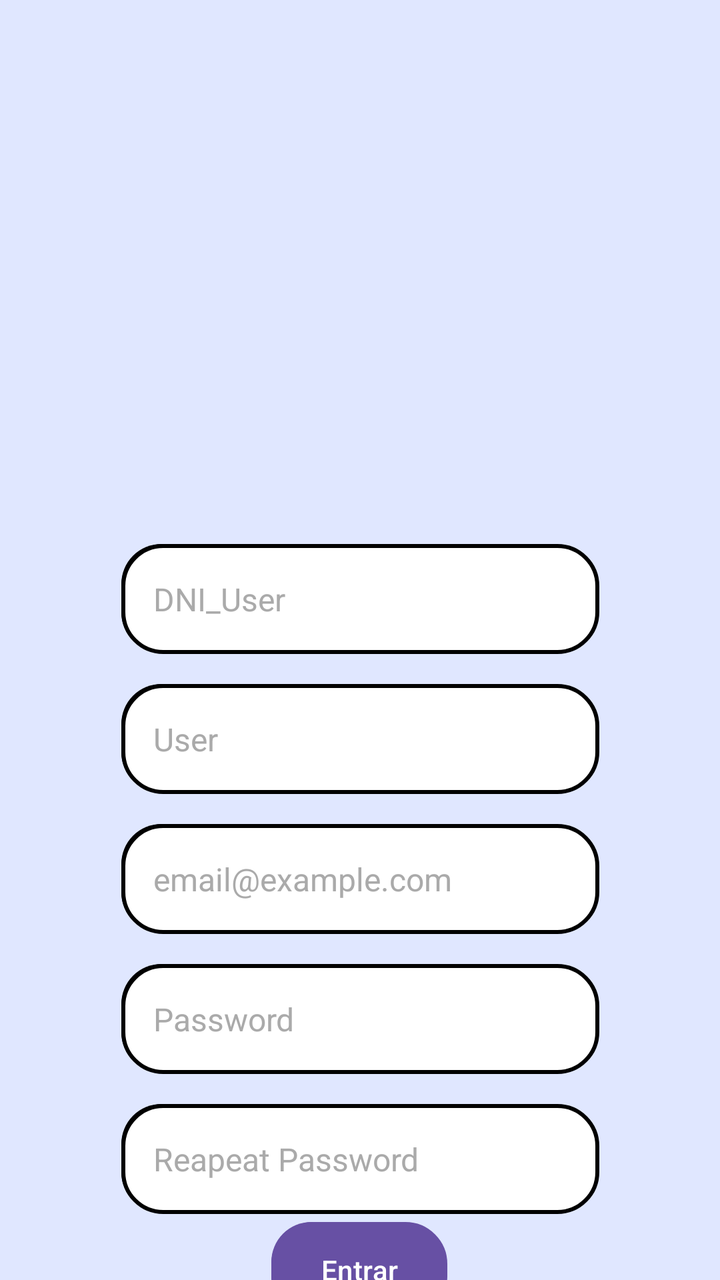
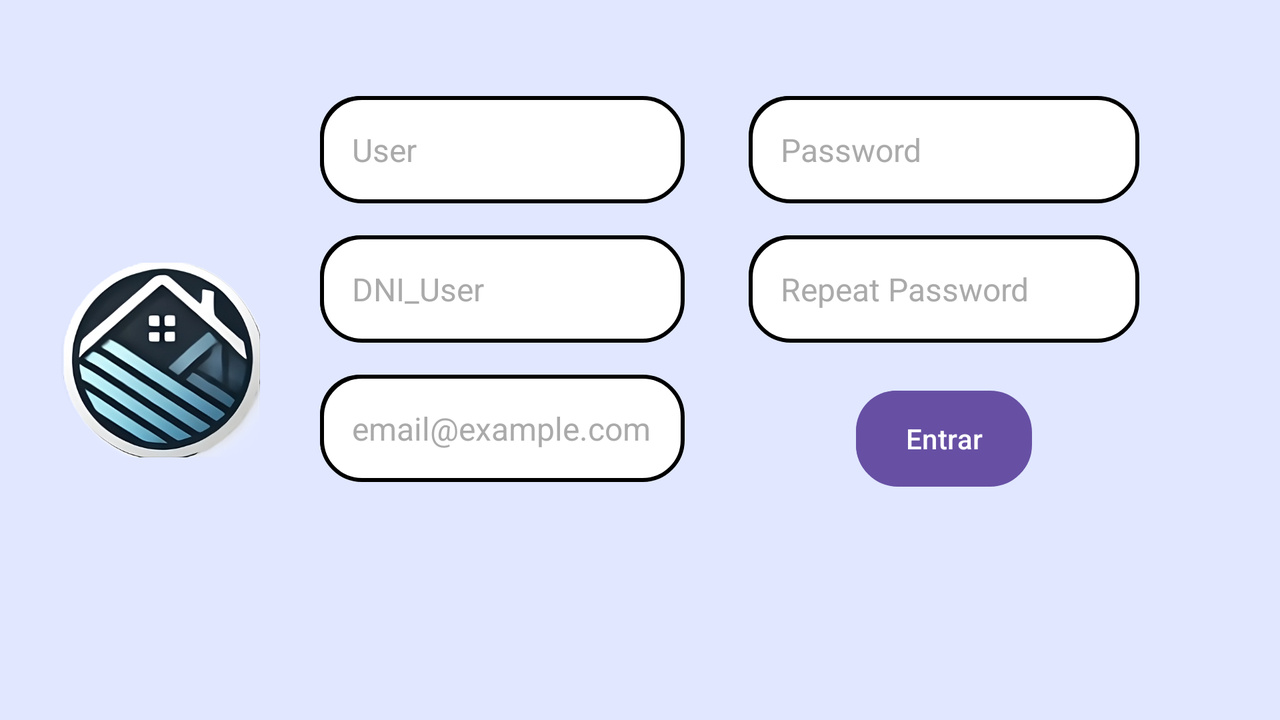

An Android layout and its configuration variant, each rendered on a device that would load it. The default file and the variant file are quoted in full after the pictures.
<!-- AndroidManifest.xml: application theme Theme.PFCPabloBelmonteBotella -->
<!-- res/layout/pantalla_registro.xml -->
<?xml version="1.0" encoding="utf-8"?>
<androidx.constraintlayout.widget.ConstraintLayout xmlns:android="http://schemas.android.com/apk/res/android"
    xmlns:tools="http://schemas.android.com/tools"
    xmlns:app="http://schemas.android.com/apk/res-auto"
    android:id="@+id/pantallaRegistro"
    android:layout_width="match_parent"
    android:background="@color/fondoPantalla"
    android:layout_height="match_parent">

    
    <ImageView
        android:id="@+id/backgroundImage"
        android:layout_width="match_parent"
        android:layout_height="match_parent"
        android:scaleType="centerCrop"
        android:src="@drawable/ic_fondo_principal"
        android:contentDescription="@null" />

    
    <androidx.constraintlayout.widget.Guideline
        android:id="@+id/guideline_top"
        android:layout_width="wrap_content"
        android:layout_height="wrap_content"
        android:orientation="horizontal"
        app:layout_constraintGuide_percent="@dimen/guideline_top_percent" />

    
    <androidx.constraintlayout.widget.Guideline
        android:id="@+id/guideline_bottom"
        android:layout_width="wrap_content"
        android:layout_height="wrap_content"
        android:orientation="horizontal"
        app:layout_constraintGuide_percent="@dimen/guideline_bottom_percent" />

    

    

    <EditText
        android:id="@+id/DNI_User"
        android:layout_width="239dp"
        android:layout_height="55dp"
        android:layout_marginHorizontal="16dp"
        android:layout_marginTop="272dp"
        android:background="@drawable/edittext_background"
        android:drawablePadding="8dp"
        android:hint="DNI_User"
        android:inputType="textEmailAddress"
        android:padding="16dp"
        android:textColorHint="@android:color/darker_gray"
        android:textSize="16sp"
        app:layout_constraintEnd_toEndOf="parent"
        app:layout_constraintStart_toStartOf="parent"
        app:layout_constraintTop_toTopOf="@+id/backgroundImage" />

    <EditText
        android:id="@+id/RegisterTextUsuario"
        android:layout_width="239dp"
        android:layout_height="55dp"
        android:layout_marginHorizontal="16dp"
        android:layout_marginTop="15dp"
        android:background="@drawable/edittext_background"
        android:drawablePadding="8dp"
        android:hint="User"
        android:inputType="textEmailAddress"
        android:padding="16dp"
        android:textColorHint="@android:color/darker_gray"
        android:textSize="16sp"
        app:layout_constraintEnd_toEndOf="parent"
        app:layout_constraintStart_toStartOf="parent"
        app:layout_constraintTop_toBottomOf="@id/DNI_User" />

    <EditText
        android:id="@+id/RegisterTextEmail"
        android:layout_width="239dp"
        android:layout_height="55dp"
        android:layout_marginHorizontal="16dp"
        android:layout_marginTop="15dp"
        android:background="@drawable/edittext_background"
        android:drawablePadding="8dp"
        android:hint="email@example.com"
        android:inputType="textEmailAddress"
        android:padding="16dp"
        android:textColorHint="@android:color/darker_gray"
        android:textSize="16sp"
        app:layout_constraintEnd_toEndOf="parent"
        app:layout_constraintStart_toStartOf="parent"
        app:layout_constraintTop_toBottomOf="@+id/RegisterTextUsuario" />



    <EditText
        android:id="@+id/RegisterPass"
        android:layout_width="239dp"
        android:layout_height="55dp"
        android:layout_marginHorizontal="16dp"
        android:layout_marginTop="15dp"
        android:background="@drawable/edittext_background"
        android:drawablePadding="8dp"
        android:hint="Password"
        android:inputType="textPassword"
        android:padding="16dp"
        android:textColorHint="@android:color/darker_gray"
        android:textSize="16sp"
        app:layout_constraintEnd_toEndOf="parent"
        app:layout_constraintStart_toStartOf="parent"
        app:layout_constraintTop_toBottomOf="@+id/RegisterTextEmail" />


    <EditText
        android:id="@+id/ReapeatRegisterPass"
        android:layout_width="239dp"
        android:layout_height="55dp"
        android:layout_marginHorizontal="16dp"
        android:layout_marginTop="15dp"
        android:background="@drawable/edittext_background"
        android:drawablePadding="8dp"
        android:hint="Reapeat Password"
        android:inputType="textPassword"
        android:padding="16dp"
        android:textColorHint="@android:color/darker_gray"
        android:textSize="16sp"
        app:layout_constraintEnd_toEndOf="parent"
        app:layout_constraintStart_toStartOf="parent"
        app:layout_constraintTop_toBottomOf="@+id/RegisterPass" />


    <Button
        android:id="@+id/btn_Registrar"
        android:layout_width="wrap_content"
        android:layout_height="wrap_content"
        android:layout_marginHorizontal="16dp"
        android:layout_marginTop="4dp"
        android:background="@drawable/edittext_background"
        android:elevation="6dp"
        android:text="Entrar"
        android:textColor="@color/white"
        app:layout_constraintEnd_toEndOf="parent"
        app:layout_constraintHorizontal_bias="0.498"
        app:layout_constraintStart_toStartOf="parent"
        app:layout_constraintTop_toBottomOf="@id/ReapeatRegisterPass" />


</androidx.constraintlayout.widget.ConstraintLayout>
<!-- resources referenced by this layout -->
<resources>
  <color name="fondoPantalla">#E0E7FF</color>
  <color name="white">#FFFFFFFF</color>
  <dimen name="guideline_bottom_percent">0.80</dimen>
  <dimen name="guideline_top_percent">0.1</dimen>
  <!-- drawable edittext_background (drawable) -->
  <?xml version="1.0" encoding="utf-8"?>
  <layer-list xmlns:android="http://schemas.android.com/apk/res/android">
  
      
      <item
          android:left="0dp"
          android:right="10dp"
          android:top="0dp"
          android:bottom="1dp">
          <shape android:shape="rectangle">
              <solid android:color="@color/black"/> 
              <corners android:radius="20dp"/> 
          </shape>
      </item>
  
      
      <item>
          <shape android:shape="rectangle">
              <solid android:color="@android:color/white"/>
              <corners android:radius="20dp"/>
              <stroke android:width="2dp" android:color="@android:color/black"/>
          </shape>
      </item>
  
  </layer-list>
  <!-- from res/values-v23/ -->
  <style name="Theme.PFCPabloBelmonteBotella" parent="Base.Theme.PFCPabloBelmonteBotella">
          
          <item name="android:navigationBarColor">@android:color/transparent</item>
          <item name="android:statusBarColor">@android:color/transparent</item>
          <item name="android:windowLightStatusBar">?attr/isLightTheme</item>
      </style>
  <color name="black">#FF000000</color>
  <style name="Base.Theme.PFCPabloBelmonteBotella" parent="Theme.Material3.DayNight.NoActionBar">
          
          
      </style>
</resources>
<!-- res/layout-land/pantalla_registro.xml (the repository's variant of the layout above) -->
<!-- drawn on the phone turned sideways -->
<?xml version="1.0" encoding="utf-8"?>
<androidx.constraintlayout.widget.ConstraintLayout
    xmlns:android="http://schemas.android.com/apk/res/android"
    xmlns:app="http://schemas.android.com/apk/res-auto"
    xmlns:tools="http://schemas.android.com/tools"
    android:id="@+id/pantallaRegistro"
    android:layout_width="match_parent"
    android:layout_height="match_parent"
    android:background="@color/fondoPantalla"
    tools:context=".ui.RegistroActivity">

    
    <ImageView
        android:id="@+id/backgroundImage"
        android:layout_width="match_parent"
        android:layout_height="match_parent"
        android:scaleType="centerCrop"
        android:src="@drawable/ic_fondo_principal"
        android:contentDescription="@null" />

    
    <androidx.constraintlayout.widget.Guideline
        android:id="@+id/guideline_25"
        android:layout_width="wrap_content"
        android:layout_height="wrap_content"
        android:orientation="vertical"
        app:layout_constraintGuide_percent="0.25" />

    <androidx.constraintlayout.widget.Guideline
        android:id="@+id/guideline_50"
        android:layout_width="wrap_content"
        android:layout_height="wrap_content"
        android:orientation="vertical"
        app:layout_constraintGuide_percent="0.56" />

    <androidx.constraintlayout.widget.Guideline
        android:id="@+id/guideline_82"
        android:layout_width="wrap_content"
        android:layout_height="wrap_content"
        android:orientation="vertical"
        app:layout_constraintGuide_percent="0.89" />

    
    <ImageView
        android:id="@+id/logo"
        android:layout_width="100dp"
        android:layout_height="100dp"
        android:src="@drawable/logo"
        app:layout_constraintStart_toStartOf="parent"
        app:layout_constraintEnd_toStartOf="@+id/guideline_25"
        app:layout_constraintTop_toTopOf="parent"
        app:layout_constraintBottom_toBottomOf="parent"
        app:layout_constraintHorizontal_bias="0.5"
        app:layout_constraintVertical_bias="0.5" />

    
    <EditText
        android:id="@+id/RegisterTextUsuario"
        android:layout_width="0dp"
        android:layout_height="wrap_content"
        android:hint="User"
        android:background="@drawable/edittext_background"
        android:padding="16dp"
        android:textSize="16sp"
        android:textColorHint="@android:color/darker_gray"
        android:drawablePadding="8dp"
        app:layout_constraintStart_toStartOf="@+id/guideline_25"
        app:layout_constraintEnd_toStartOf="@+id/guideline_50"
        app:layout_constraintTop_toTopOf="parent"
        android:layout_marginTop="48dp"
        android:layout_marginEnd="16dp" />

    
    <EditText
        android:id="@+id/DNI_User"
        android:layout_width="0dp"
        android:layout_height="wrap_content"
        android:hint="DNI_User"
        android:textColorHint="@android:color/darker_gray"
        android:background="@drawable/edittext_background"
        android:padding="16dp"
        android:textSize="16sp"
        android:drawablePadding="8dp"
        app:layout_constraintTop_toBottomOf="@id/RegisterTextUsuario"
        app:layout_constraintStart_toStartOf="@+id/guideline_25"
        app:layout_constraintEnd_toStartOf="@+id/guideline_50"
        android:layout_marginTop="16dp"
        android:layout_marginEnd="16dp" />

    
    <EditText
        android:id="@+id/RegisterTextEmail"
        android:layout_width="0dp"
        android:layout_height="wrap_content"
        android:hint="email@example.com"
        android:textColorHint="@android:color/darker_gray"
        android:background="@drawable/edittext_background"
        android:padding="16dp"
        android:textSize="16sp"
        android:drawablePadding="8dp"
        app:layout_constraintTop_toBottomOf="@id/DNI_User"
        app:layout_constraintStart_toStartOf="@+id/guideline_25"
        app:layout_constraintEnd_toStartOf="@+id/guideline_50"
        android:layout_marginTop="16dp"
        android:layout_marginEnd="16dp" />

    
    <EditText
        android:id="@+id/RegisterPass"
        android:layout_width="0dp"
        android:layout_height="wrap_content"
        android:hint="Password"
        android:textColorHint="@android:color/darker_gray"
        android:inputType="textPassword"
        android:background="@drawable/edittext_background"
        android:padding="16dp"
        android:textSize="16sp"
        android:drawablePadding="8dp"
        app:layout_constraintStart_toStartOf="@+id/guideline_50"
        app:layout_constraintEnd_toStartOf="@+id/guideline_82"
        app:layout_constraintTop_toTopOf="parent"
        android:layout_marginTop="48dp"
        android:layout_marginStart="16dp" />

    
    <EditText
        android:id="@+id/ReapeatRegisterPass"
        android:layout_width="0dp"
        android:layout_height="wrap_content"
        android:hint="Repeat Password"
        android:textColorHint="@android:color/darker_gray"
        android:inputType="textPassword"
        android:background="@drawable/edittext_background"
        android:padding="16dp"
        android:textSize="16sp"
        android:drawablePadding="8dp"
        app:layout_constraintTop_toBottomOf="@id/RegisterPass"
        app:layout_constraintStart_toStartOf="@+id/guideline_50"
        app:layout_constraintEnd_toStartOf="@+id/guideline_82"
        android:layout_marginTop="16dp"
        android:layout_marginStart="16dp" />

    
    <Button
        android:id="@+id/btn_Registrar"
        android:layout_width="wrap_content"
        android:layout_height="wrap_content"
        android:text="Entrar"
        android:background="@drawable/edittext_background"
        android:textColor="@color/white"
        android:elevation="6dp"
        app:layout_constraintTop_toBottomOf="@id/ReapeatRegisterPass"
        app:layout_constraintStart_toStartOf="@+id/guideline_50"
        app:layout_constraintEnd_toStartOf="@+id/guideline_82"
        android:layout_marginTop="24dp"
        android:layout_marginStart="16dp"
        app:layout_constraintHorizontal_bias="0.5" />

</androidx.constraintlayout.widget.ConstraintLayout>
<!-- resources referenced by the variant -->
<!-- as the phone turned sideways resolves them -->
<resources>
  <color name="fondoPantalla">#E0E7FF</color>
  <color name="white">#FFFFFFFF</color>
  <!-- drawable edittext_background (drawable) -->
  <?xml version="1.0" encoding="utf-8"?>
  <layer-list xmlns:android="http://schemas.android.com/apk/res/android">
  
      
      <item
          android:left="0dp"
          android:right="10dp"
          android:top="0dp"
          android:bottom="1dp">
          <shape android:shape="rectangle">
              <solid android:color="@color/black"/> 
              <corners android:radius="20dp"/> 
          </shape>
      </item>
  
      
      <item>
          <shape android:shape="rectangle">
              <solid android:color="@android:color/white"/>
              <corners android:radius="20dp"/>
              <stroke android:width="2dp" android:color="@android:color/black"/>
          </shape>
      </item>
  
  </layer-list>
  <!-- drawable logo: png bitmap (drawable, 262982 bytes) -->
  <!-- from res/values-v23/ -->
  <style name="Theme.PFCPabloBelmonteBotella" parent="Base.Theme.PFCPabloBelmonteBotella">
          
          <item name="android:navigationBarColor">@android:color/transparent</item>
          <item name="android:statusBarColor">@android:color/transparent</item>
          <item name="android:windowLightStatusBar">?attr/isLightTheme</item>
      </style>
  <color name="black">#FF000000</color>
  <style name="Base.Theme.PFCPabloBelmonteBotella" parent="Theme.Material3.DayNight.NoActionBar">
          
          
      </style>
</resources>
